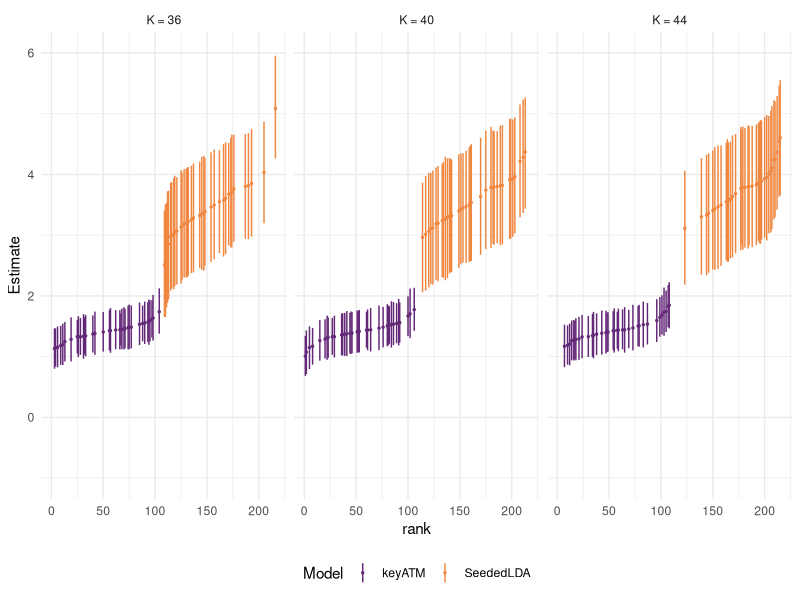

Write the R code that produced this figure.
## no commandline interface (yet); because we might do it on overleaf

library(here)
library(dplyr)
library(ggplot2)

## TODO: aggregated multiple runs
overall <- read.csv(here("results", "aggregated", "chan", "1.csv"))

## note that we need to add one to K (the keyworded topic)
overall |> arrange(Estimate) |>
    mutate(Model =
               if_else(alternative_model, "SeededLDA", "keyATM")) |>
    mutate(k_setting = case_match(k_setting,
                                  1 ~ "K = 40",
                                  2 ~ "K = 36",
                                  3 ~ "K = 44")) |> 
    mutate(rank = row_number()) |>
    ggplot(aes(x = rank, y = Estimate, color = Model)) +
    geom_point(size = 0.5) +
    geom_linerange(aes(ymin = Q2.5, ymax = Q97.5), size=0.5) +
    facet_wrap(~k_setting) +
    ylim(-1, 6) +
    theme_minimal() +
    theme(legend.position = "bottom", plot.background = element_rect(colour = "white")) +
    scale_color_manual(values  = c("#642878", "#F08741"))

# ggsave(here("plots/chan_brms.png"), width = 2500, height = 1080, units = "px")



### Here is another visualisation.

# Some of the code for plotting is adapted from the specr R package
# (https://github.com/masurp/specr).
# The original code is under a GPL-3 license:
# https://www.gnu.org/licenses/gpl-3.0.html.
# The original authors are:
#   -Philipp K. Masur
#   -M. Scharkow
# The citation is:
#   Masur, Philipp K. & Scharkow, M. (2020). specr: Conducting and Visualizing
#   Specification Curve Analyses.
#   Available from https://CRAN.R-project.org/package=specr

library("cowplot")
# library("dplyr")
# library("ggplot2")
# library("here")
library("stringr")
library("tidyr")

results <- read.csv(here("results", "aggregated", "chan", "1.csv"))

plot_a <- results |>
    arrange(Estimate) |>
    mutate(specifications = 1:nrow(results),
           color = case_when(Q2.5 > 0 ~ "green",
                             Q97.5 < 0 ~ "#377eb8",
                             is.na(Estimate) ~ "#e41a1c",
                             TRUE ~ "darkgrey")) |>
    ggplot(aes(x = specifications,
               y = Estimate,
               ymin = Q2.5,
               ymax = Q97.5,
               color = color)) +
    geom_point(aes(color = color),
               size = 1) +
    theme_minimal() +
    scale_color_identity() +
    theme(strip.text = element_blank(),
          axis.line = element_line("black", linewidth = .5),
          legend.position = "none",
          panel.spacing = unit(0.75, "lines"),
          axis.text = element_text(colour = "black")) +
    labs(x = "",
         y = "Median [95% Cr. I.]") +
    geom_pointrange(alpha = 0.5,
                    size = 0.6,
                    fatten = 1) +
    geom_hline(yintercept = 0,
               colour = "black",
               linetype = "dotted")

value <- key <- NULL
choices = c("Tok. Norm.", "Stopword Rem.", "Trim.", "Alt. Model",
            "k", "Iter.")

# Todo: Panel B of the entire plot still displays k and iteration settings as
# 1, 2, 3. I suppose that this should actually display the actual values used.
plot_b <- results |>
    arrange(Estimate) |>
    mutate(specifications = 1:nrow(results),
           color = case_when(Q2.5 > 0 ~ "green",
                             Q97.5 < 0 ~ "#377eb8",
                             is.na(Estimate) ~ "#e41a1c",
                             TRUE ~ "darkgrey")) |>
    mutate(
        token_normalization = case_when(
            str_equal(token_normalization, "none") ~ "None",
            str_equal(token_normalization, "lemmatization") ~ "Lemma",
            str_equal(token_normalization, "stemming") ~ "Stem"
        ),
        stopword_removal = case_when(
            stopword_removal ~ "Yes",
            !stopword_removal ~ "No"
        ),
        trimming = case_when(
            trimming ~ "Yes",
            !trimming ~ "No"
        ),
        alternative_model = case_when(
            alternative_model ~ "Yes",
            !alternative_model ~ "No"
        )
    ) |>
    rename("Tok. Norm." = token_normalization,
           "Stopword Rem." = stopword_removal,
           "Trim." = trimming,
           "Alt. Model" = alternative_model,
           "k" = k_setting,
           "Iter." = iteration_setting) |>
    gather(key, value, all_of(choices)) |>
    mutate(key = factor(key, levels = choices)) |>
    ggplot(aes(x = specifications,
               y = value,
               color = color)) +
    geom_point(aes(x = specifications,
                   y = value),
               shape = 124,
               size = 3.35) +
    scale_color_identity() +
    theme_minimal() +
    facet_grid(key~1, scales = "free_y", space = "free_y") +
    theme(
        axis.line = element_line("black", linewidth = 0.5),
        legend.position = "none",
        panel.spacing = unit(0.75, "lines"),
        axis.text = element_text(colour = "black"),
        strip.text.x = element_blank(),
        strip.text.y = element_text(angle = 0)) +
    labs(x = "", y = "")

plot <- plot_grid(plot_a,
                  plot_b,
                  labels = c("A", "B"),
                  align = "v",
                  axis = "rbl",
                  rel_heights = c(2, 3),
                  ncol = 1)

# ggsave(filename = here("plots/chan_brms_v2.pdf"),
#        plot = plot,
#        width = (210 - 2 * 25.4) * 2,
#        height = (297 - 2 * 25.4) * (2 / 3) * 2,
#        units = "mm")
